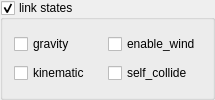
       <widget class="QGroupBox" name="link_state_groupbox">
        <property name="minimumSize">
         <size>
          <width>215</width>
          <height>100</height>
         </size>
        </property>
        <property name="maximumSize">
         <size>
          <width>16777215</width>
          <height>110</height>
         </size>
        </property>
        <property name="title">
         <string>link states</string>
        </property>
        <property name="checkable">
         <bool>true</bool>
        </property>
        <property name="checked">
         <bool>true</bool>
        </property>
        <layout class="QGridLayout" name="gridLayout_2">
         <item row="0" column="0">
          <widget class="QCheckBox" name="link_gravity_checkbox">
           <property name="toolTip">
            <string>If true, the link is affected by gravity</string>
           </property>
           <property name="text">
            <string>gravity</string>
           </property>
          </widget>
         </item>
         <item row="0" column="1">
          <widget class="QCheckBox" name="link_enable_wind_checkbox">
           <property name="toolTip">
            <string>If true, the link is affected by the wind</string>
           </property>
           <property name="text">
            <string>enable_wind</string>
           </property>
          </widget>
         </item>
         <item row="1" column="0">
          <widget class="QCheckBox" name="link_kinematic_checkbox">
           <property name="toolTip">
            <string>If true, the link is kinematic only</string>
           </property>
           <property name="text">
            <string>kinematic</string>
           </property>
          </widget>
         </item>
         <item row="1" column="1">
          <widget class="QCheckBox" name="link_self_collide_checkbox">
           <property name="toolTip">
            <string>If true, the link can collide with other links in the model. 
Two links within a model will collide if link1.self_collide OR link2.self_collide. 
Links connected by a joint will never collide</string>
           </property>
           <property name="text">
            <string>self_collide</string>
           </property>
          </widget>
         </item>
        </layout>
       </widget>
